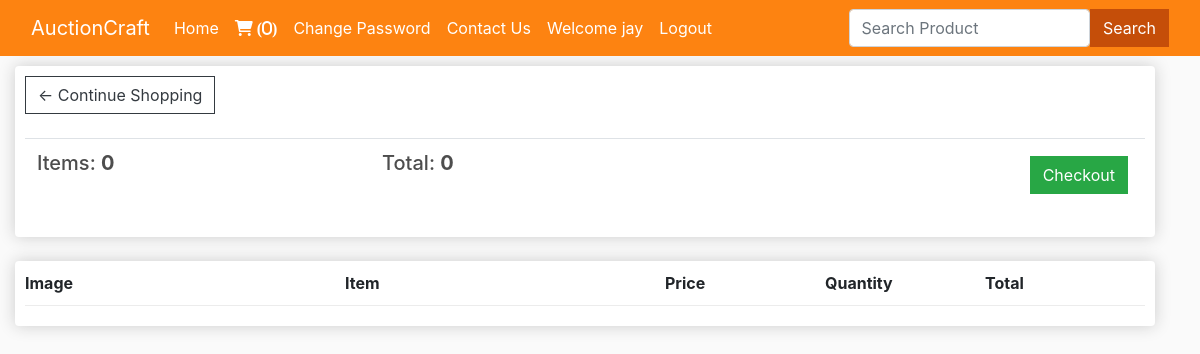
Before: /cart/ (signed in) with the older database file.
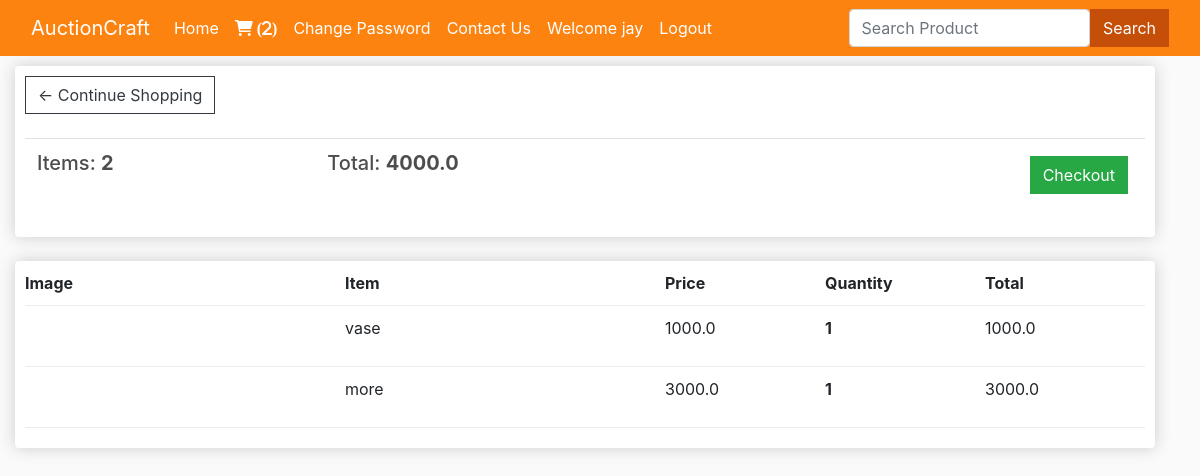
After: the same page with the newer database file.
### users/models.py (models this page shows, shortened)
class Purchase(models.Model):
    customer = models.ForeignKey(Customer, on_delete=models.SET_NULL, null=True)
    date_ordered = models.DateTimeField(default=now)
    complete = models.BooleanField(default=False)
    @property
    def get_cart_total(self):
        orderitems = self.purchaseitem_set.all()
        total = sum([item.get_total for item in orderitems])
        return total
    @property
    def get_cart_items(self):
        orderitems = self.purchaseitem_set.all()
        total = sum([item.quantity for item in orderitems])
        return total

class PurchaseItem(models.Model):
    product = models.ForeignKey(AuctionItem, on_delete=models.SET_NULL, null=True)
    order = models.ForeignKey(Purchase, on_delete=models.SET_NULL, null=True)
    quantity = models.IntegerField(default=0)
    date_added = models.DateTimeField(default=now)
    @property
    def get_total(self):
        total = self.product.price * self.quantity
        return total

class AuctionItem(models.Model):
    seller = models.ForeignKey(User, on_delete=models.CASCADE)
    name = models.CharField(max_length=100)
    price = models.FloatField()
    image = CloudinaryField('image')

### users/views.py (the view, shortened to what this page needs)
# urls.py: path("cart/", views.cart, name="cart"),
def cart(request):
    data = cartData(request)
    items = data['items']
    order = data['order']
    cartItems = data['cartItems']
    try:
        cart = json.loads(request.COOKIES['cart'])
    except:
        cart = {}
    print('Cart:', cart)
    return render(request, "users/cart.html", {'items':items, 'order':order, 'cartItems':cartItems})

### users/inherit.py (called while the page is built)
def cartData(request):
    if request.user.is_authenticated:
        customer = request.user.customer
        order, created = Purchase.objects.get_or_create(customer=customer, complete=False)
        items = order.purchaseitem_set.all()
        cartItems = order.get_cart_items
    else:
        items = []
        order = {'get_cart_total':0, 'get_cart_items':0}
        cartItems = order['get_cart_items']
    return {'cartItems':cartItems, 'items':items, 'order':order}

### users/templates/users/cart.html (shortened to what this page needs)
{% extends 'users/base.html' %}
{% load static %}
{% block body %}
<div class="container-fluid row">
	<div class="col-lg-12">
		<div class="box-element">
			<a href="/" class="btn btn-outline-dark">&#x2190 Continue Shopping</a>
			<br><br>
			<table class="table">
				<tr>
					<th>
						<h5>Items: <strong>{{order.get_cart_items}}</strong></h5>
					</th>
					<th>
						<h5>Total: <strong>{{order.get_cart_total}}</strong></h5>
					</th>
					<th><a href="/checkout/" class="btn btn-success" style="float: right; margin: 5px;">Checkout</a>
					</th>
				</tr>
			</table>
		</div>
		<br>
		<div class="box-element">
			<div class="cart-row">
				<div style="flex: 2;"><strong>Image</strong></div>
				<div style="flex: 2;"><strong>Item</strong></div>
				<div style="flex: 1;"><strong>Price</strong></div>
				<div style="flex: 1;"><strong>Quantity</strong></div>
				<div style="flex: 1;"><strong>Total</strong></div>
			</div>
			{% for item in items %}
			<div class="cart-row">
				<div style="flex: 2;"><img class="row-image" src="{{item.product.image.url}}" alt=""></div>
				<div style="flex: 2;">{{item.product.name}}</div>
				<div style="flex: 1;">{{item.product.price}}</div>
				<div style="flex: 1;">
					<p class="quantity">{{item.quantity}}</p>
					<div class="quantity">
					</div>
				</div>
				<div style="flex: 1;">{{item.get_total}}</div>
			</div>
			{% endfor %}
		</div>
	</div>
</div>
{% endblock %}

### users/templates/users/base.html (shortened to what this page needs)
{% load static %}
<!DOCTYPE html>
<html lang="en">
<head>
	<link rel="stylesheet" href="https://cdnjs.cloudflare.com/ajax/libs/font-awesome/6.0.0/css/all.min.css"
>
	<link rel="stylesheet" href="https://cdn.jsdelivr.net/npm/bootstrap@4.6.2/dist/css/bootstrap.min.css"
>
	{% block style %}
	<link rel="stylesheet" type="text/css" href="{% static 'css/base.css' %}">
	{% endblock style %}
</head>
<body>
	<nav class="navbar navbar-expand-lg navbar-dark sticky-top">
		<div class="container-fluid">
			<a class="navbar-brand" href="/">AuctionCraft</a>
			<div class="collapse navbar-collapse" id="navbarSupportedContent">
				<div class="w-75">
					<ul class="navbar-nav me-auto mb-2 mb-lg-0">
						<li class="nav-item">
							<a class="nav-link active" aria-current="page" href="/">Home</a>
						</li>
						{% if request.user.is_authenticated %}
						<li class="nav-item">
							<a class="nav-link active" aria-current="page" href="/cart/"><span
									class=" fa fa-shopping-cart"> ({{cartItems}})</span></a>
						</li>
						<li class="nav-item">
							<a class="nav-link active" href="/change_password/">Change Password</a>
						</li>
						<li class="nav-item">
							<a class="nav-link active" href="/loggedin_contact/">Contact Us</a>
						</li>
						{% endif %}
						{% if not request.user.is_authenticated %}
						<li class="nav-item">
							<a class="nav-link active" aria-current="page" href="/register/">Register</a>
						</li>
						<li class="nav-item">
							<a class="nav-link active" aria-current="page" href="/login/">Login</a>
						</li>
						<li class="nav-item">
							<a class="nav-link active" href="/contact/">Contact Us</a>
						</li>
						{% else %}
						<li class="nav-item">
							<a class="nav-link user active" aria-current="page" href="#">Welcome
								{{request.user}}</a>
						</li>
						<li class="nav-item">
							<a class="nav-link active" aria-current="page" href="/logout/">Logout</a>
						</li>
						{% endif %}
					</ul>
				</div>
				<form class="d-flex" method="POST" action="/search/"> {% csrf_token %}
					<input class="form-control me-2" type="search" name="search" placeholder="Search Product"
						aria-label="Search">
					<button href="/search/" class="btn" style="background-color: #c54e09; color: white;" type="submit">Search</button>
				</form>
			</div>
		</div>
	</nav>
	{% block body %}
	{% endblock %}
</body>
</html>

### users/static/css/base.css (style rules this page uses)
.navbar { background-color: #fd8311; }
body { background-color: hsl(0, 0%, 98%); }
h1, h2, h3, h4, h5, h6 { color: hsl(0, 0%, 30%); }
.box-element { box-shadow: hsl(0, 0%, 80%) 0 0 16px; background-color: #fff; border-radius: 4px; padding: 10px; }
.col-lg-4, .col-lg-6, .col-lg-8, .col-lg-12 { margin-top: 10px; }
.btn { border-radius: 0; }
.cart-row { display: flex; align-items: flex-stretch; padding-bottom: 10px; margin-bottom: 10px; border-bottom: 1px solid #ececec; }
.quantity { display: inline-block; font-weight: 700; padding-right: 10px; }

Changed rows visible on the page:
no longer on this page (row edited): Purchase: get_cart_items "0", get_cart_total "0"
added Purchase: get_cart_items "2", get_cart_total "4000.0"
added PurchaseItem: product.name "vase", product.price "1000.0", quantity "1", get_total "1000.0"
added PurchaseItem: product.name "more", product.price "3000.0", quantity "1", get_total "3000.0"
Other visible differences:
{{ cartItems }}: "0" → "2"
